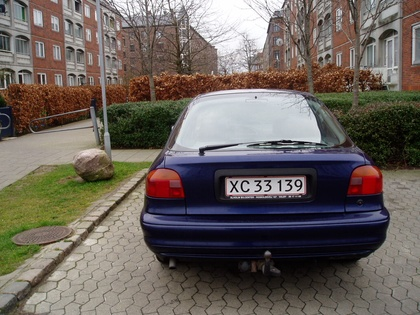
%> input picture img/B_XC33139.JPG, 420 x 315 px, shrunk from 1024 x 768 before the run
$ octave --eval "result = detectMSER('../../../img/B_XC33139.JPG');"   (GNU Octave 9; MATLAB toolbox functions it lacks are replaced by stand-ins)
%> lines starting %> are read from the running program, lines starting %| are printed output that depends on the picture
% detect licenseplate in a image using MSER
function [bucketList, sortVector] = detectMSER (imgFile)
%> called with imgFile = '../../../img/B_XC33139.JPG'

% read and display image
img = imread(imgFile);
%> img is the input picture: size 315x420x3 uint8; mean R, G, B 106.1, 97.9, 91.7
grayImg = rgb2gray(img);
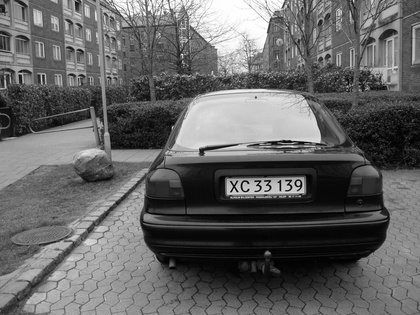
%> grayImg: size 315x420 uint8; min 0, max 255, mean 99.6
%grayImg = im2double(rgb2gray(img));
figure(88), subplot(2,2,1), imshow(grayImg), title('input image (gray)');

%%% sort pixels by increasing intensity: bucket sort %%%

imgHeight = size(grayImg,1)
%> imgHeight = 315
imgWidth = size(grayImg,2)
%> imgWidth = 420
%noOfBuckets = size(grayImg,1)*size(grayImg,2);
noOfBuckets = 256

% create list of buckets: each bucket has a variable specifying the next
% free position in the bucket and a matrix specifying the bucket

defaultBucketSize = 4
%bucketList = zeros(noOfBuckets,4,5);
%bucketList(noOfBuckets) = struct('intensity',0,'x',0,'y',0);
bucketList(noOfBuckets) = struct('nextFreePos',1,'bucket',zeros(defaultBucketSize,2));

% [26 lines of commented-out code are left out]
for x = 1:imgWidth
  for y = 1:imgHeight

    % the bucket no. equals the intensity: pixels in bucket no. 4 has
    % intensity = 4
    bucketNo = double(grayImg(y,x)) + 1;

    % find the next free position

    % nextFreePos is only initialized in position no. "noOfBuckets", that
    % is the last bucket. If its not initialized it will be here.
    if isempty(bucketList(bucketNo).nextFreePos)
      bucketList(bucketNo).nextFreePos = 1;
    end
    nextFreePos = bucketList(bucketNo).nextFreePos;

    % insert coordinates
    bucketList(bucketNo).bucket(nextFreePos,1) = x;
    bucketList(bucketNo).bucket(nextFreePos,2) = y;

    bucketList(bucketNo).nextFreePos = nextFreePos + 1;

  end
end
%> after the loop, bucketList = 256 items; first 5, nextFreePos: 16, 125, 244, 397, 495

% sort buckets, using insertion sort. NOT NECESSARY


% make sort vector: two columns with first and second coordinate
noOfPixels = size(img,1)*size(img,2)
%> noOfPixels = 132300
%sortVector = zeros(noOfPixels,4); % column no. 3 is intensity. 4 is regionno.
sortVector = zeros(noOfPixels,3); % column no. 3 is intensity.

% concatenate sorted buckets
pos = 1;
for i = 1:noOfBuckets-1
  bucket = bucketList(i).bucket;
  bucketLength = size(bucket,1);

  % put bucket in sorted vector along with bucket no. (intensity)
  sortVector(pos:(pos+bucketLength)-1,1:2) = bucket;
  sortVector(pos:(pos+bucketLength)-1,3) = i-1;
  pos = pos + bucketLength;
end
%> this loop made 255 passes
%> (bucketLength, pos) on passes 1 to 3: (15, 16), (124, 140), (243, 383)
%> after the loop, pos = 132054


%%%%% enumerate regions %%%%%

% regions are initialized with space for a region for every pixel and 100
% spaces of connected pixels, indexed by the index for a given pixel in
% sortVector. The first column is the intensity of the region. The second
% column in every row is the index of the next free element in the region
% (initialized to 3).
regions = zeros(noOfPixels,100);
regions(:,2) = 3;
%regionNo = 1;

for i = 1:noOfPixels

  x = sortVector(i,1);
  y = sortVector(i,2);

  %sortVector(i,4) = regionNo;

  % iterate through previously made regions plus the one that will be made
  % (region i)
  for r = 1:i
    nextFreeRegIndex = regions(r,2);

    % if the region already contains pixels
    if nextFreeRegIndex > 3

      % iterate through pixels in region and see if the current pixel fits
      % in this region
      for p = 3:nextFreeRegIndex-1

      end

    else
      % store intensity
      regions(r,1) = sortVector(i,3);

      % add pixel to region
      regions(r,nextFreeRegIndex) = i;

      % increment index next free position
      regions(i,2) = nextFreeRegIndex + 1;
    end

  end

  %regionNo = regionNo + 1;

end


end
%> (the run ends here)
